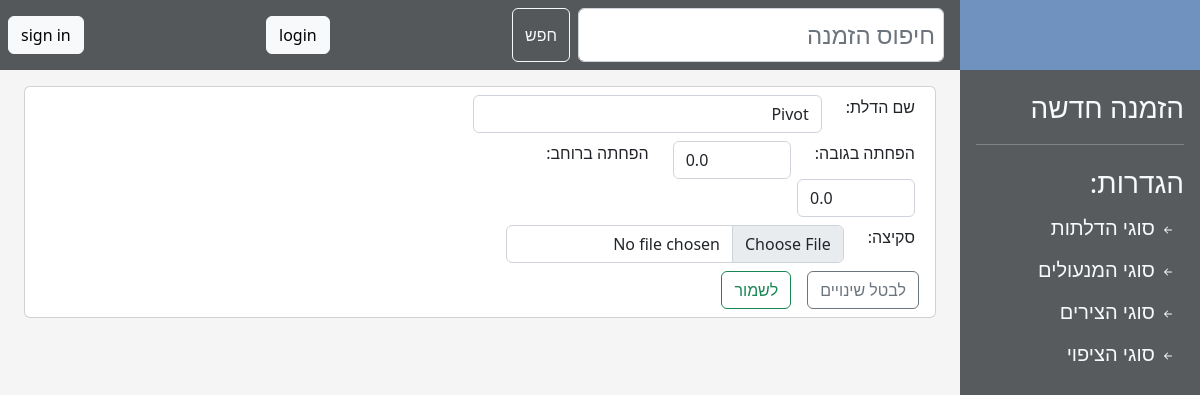
The app's page /doors/4/ with its own data.
### main/models.py (models this page shows, shortened)
class DoorType(models.Model):
    name = models.CharField(max_length=16, help_text="שם הדלת",
                            verbose_name="שם הדלת:", unique=True, null=False, )
    image = models.ImageField(upload_to='images/door_types/', default='',
                              help_text="תמונת הדלת", verbose_name="סקיצה:", blank=True,
                              validators=[validate_image_file_extension])
    height_calculation = models.DecimalField(max_digits=4, decimal_places=1, help_text="הפחתה בגובה",
                                             verbose_name="הפחתה בגובה:", null=False, default=0,
                                             validators=[MaxValueValidator(0)])
    width_calculation = models.DecimalField(max_digits=4, decimal_places=1, help_text="הפחתה ברוחב",
                                            verbose_name="הפחתה ברוחב:", null=False, default=0,
                                            validators=[MaxValueValidator(0)])
    covering_out_height_calculation = models.DecimalField(max_digits=4, decimal_places=1, help_text="הפחתה בגובה",
                                                          verbose_name="הפחתה בגובה:", null=False, default=0,
                                                          validators=[MaxValueValidator(0)])
    covering_out_width_calculation = models.DecimalField(max_digits=4, decimal_places=1, help_text="הפחתה ברוחב",
                                                         verbose_name="הפחתה ברוחב:", null=False, default=0,
                                                         validators=[MaxValueValidator(0)])
    covering_into_height_calculation = models.DecimalField(max_digits=4, decimal_places=1, help_text="הפחתה בגובה",
                                                           verbose_name="הפחתה בגובה:", null=False, default=0,
                                                           validators=[MaxValueValidator(0)])
    covering_into_width_calculation = models.DecimalField(max_digits=4, decimal_places=1, help_text="הפחתה ברוחב",
                                                          verbose_name="הפחתה ברוחב:", null=False, default=0,
                                                          validators=[MaxValueValidator(0)])
    binder_calculation = models.DecimalField(max_digits=4, decimal_places=1, help_text="הפחתה ברוחב",
                                             verbose_name="רוחבן:", null=False, default=0,
                                             validators=[MaxValueValidator(0)])

### main/views.py (the view)
# urls.py: re_path(r'^doors/(?P<pk>\d+)/', main.views.DoorUpdate.as_view(), name='door_type_update'),
class DoorUpdate(UpdateView):
    model = DoorType
    form_class = DoorTypeForm
    template_name = 'update_door.html'
    success_url = reverse_lazy('doors')

### templates/update_door.html (shortened to what this page needs)
{% extends 'base.html' %}
{% block page %}
    <form action="" method="post" enctype="multipart/form-data" class="card mx-2" onload="show_preview()">
        <div class="row">
            <div class="col-7">
                <div class="row m-2">
                    <div class="col-auto">{{ form.name.label }}</div>
                    <div class="col-auto">{{ form.name }}</div>
                </div>
                <div class="row m-2">
                    <div class="col-auto">{{ form.height_calculation.label }}</div>
                    <div class="col-auto" dir="ltr">{{ form.height_calculation }}</div>
                    <div class="col-auto">{{ form.width_calculation.label }}</div>
                    <div class="col-auto" dir="ltr">{{ form.width_calculation }}</div>
                </div>
                <div class="row m-2">
                    <div class="col-auto">{{ form.image.label }}</div>
                    <div class="col-auto">{{ form.image }}</div>
                </div>
                <div class="row m-2">
                    <a href="{% url 'doors' %}" class="btn btn-outline-secondary col-auto mx-2">לבטל שינויים</a>
                    <button type="submit" class="col-auto btn btn-outline-success  mx-2">לשמור</button>
                </div>
            </div>
            <div class="col-4">
            </div>
        </div>
    </form>
{% endblock %}

### static/css/styles.css (style rules this page uses)
body { margin: 0; padding: 0; height: 100vh; display: block; }
.btn { z-index: 10; }

### records on screen
DoorType: name "Pivot", height_calculation "0.0", width_calculation "0.0"
